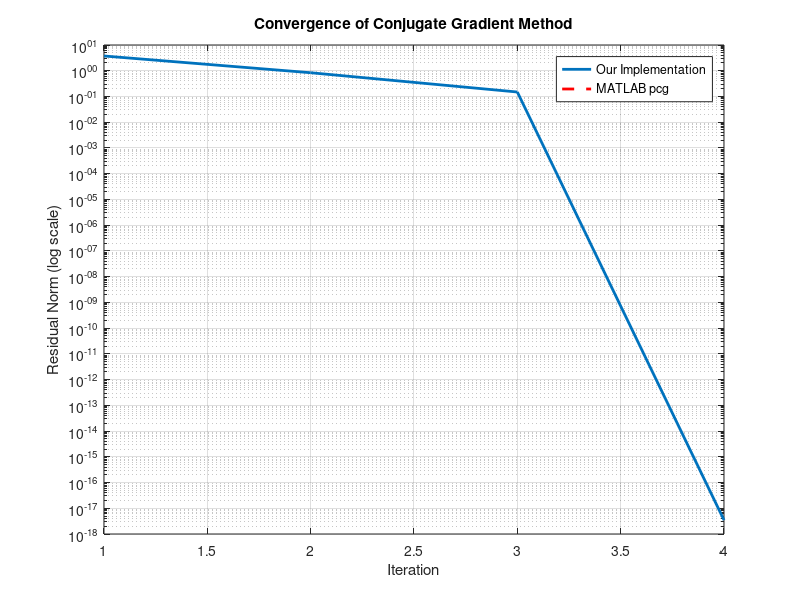

The MATLAB script that drew this image:
function conjugate_gradient_solver()
    % Define the system matrix A and right-hand side vector b
    A = [4, -1, 0; 
         -1, 4, -1; 
         0, -1, 4];
    b = [1; 2; 3];
    
    % Initial guess (can be zeros or any other vector)
    x0 = zeros(size(b));
    
    % Solve using our conjugate gradient implementation
    [x_cg, iter, residuals] = myConjugateGradient(A, b, x0);
    
    % Solve using MATLAB's built-in pcg for comparison
    [x_matlab, flag, relres, matlab_iter] = pcg(A, b, 1e-10, 100);
    
    % Display results
    fprintf('Our Conjugate Gradient Solution:\n');
    disp(x_cg');
    fprintf('Number of iterations: %d\n', iter);
    
    fprintf('\nMATLAB pcg Solution:\n');
    disp(x_matlab');
    fprintf('Number of iterations: %d\n', matlab_iter);
    
    fprintf('\nDirect Solution (A\\b):\n');
    x_direct = A\b;
    disp(x_direct');
    
    % Plot convergence
    figure;
    semilogy(residuals, 'LineWidth', 2);
    hold on;
    semilogy(relres*norm(b), 'r--', 'LineWidth', 2);
    title('Convergence of Conjugate Gradient Method');
    xlabel('Iteration');
    ylabel('Residual Norm (log scale)');
    legend('Our Implementation', 'MATLAB pcg');
    grid on;
    
    % Compute errors
    err_cg = norm(x_cg - x_direct);
    err_matlab = norm(x_matlab - x_direct);
    
    fprintf('\nError vs Direct Solution:\n');
    fprintf('Our CG Error: %e\n', err_cg);
    fprintf('MATLAB pcg Error: %e\n', err_matlab);
end

function [x, iter, residuals] = myConjugateGradient(A, b, x0)
    % Initialize variables
    x = x0;
    r = b - A*x;
    p = r;
    rsold = r'*r;
    
    max_iter = 100;
    tol = 1e-10;
    residuals = zeros(max_iter, 1);
    residuals(1) = norm(r);
    
    for iter = 1:max_iter
        Ap = A*p;
        alpha = rsold / (p'*Ap);
        x = x + alpha*p;
        r = r - alpha*Ap;
        rsnew = r'*r;
        residuals(iter+1) = norm(r);
        
        % Check for convergence
        if sqrt(rsnew) < tol
            residuals = residuals(1:iter+1);
            break;
        end
        
        p = r + (rsnew/rsold)*p;
        rsold = rsnew;
    end
end
